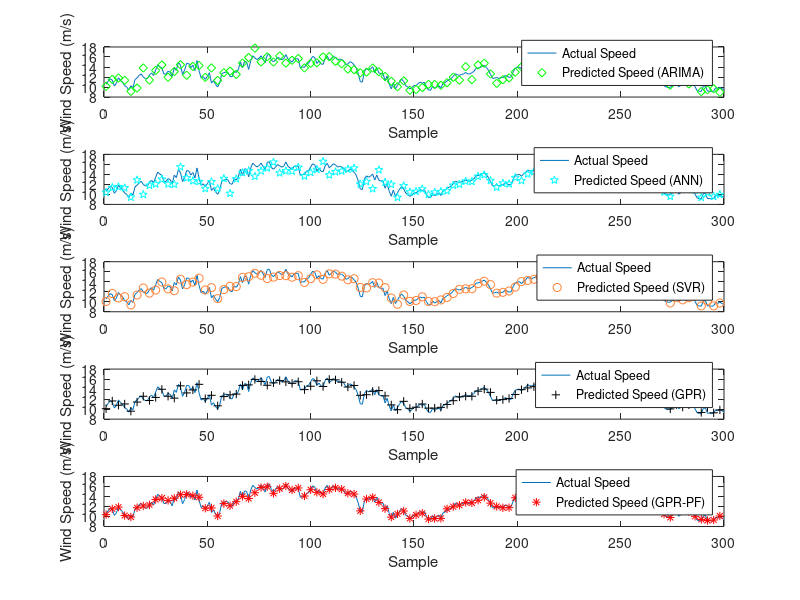

This figure's MATLAB source:
%This file is to generate the plot of trend, error distribution and
%correlation between YtestPaxton speed and predict speed of Blandford by 5
%different methods
clear;
close all;
load('AllResults.mat');
x=1:300;
subplot(5,1,1)
plot(YtestPaxton);                     
hold on
plot( x(1:3:300),Yhat1ARIMAPaxton(1:3:300), 'dg');
xlabel('Sample');
ylabel('Wind Speed (m/s)');
% title('One-step-ahead Wind Speed Prediction in Paxton');
legend('Actual Speed','Predicted Speed (ARIMA)','Location','SouthEast');
hold off
subplot(5,1,2);
plot(YtestPaxton); 
hold on
plot( x(1:3:300),Yhat1ANNPaxton(1:3:300),'pc');
xlabel('Sample');
ylabel('Wind Speed (m/s)');
legend('Actual Speed','Predicted Speed (ANN)','Location','SouthEast');
hold off

subplot(5,1,3);
plot(YtestPaxton); 
hold on
plot( x(1:3:300),Yhat1SVRPaxton(1:3:300),'o','Color',[1 0.5 0.2]);
xlabel('Sample');
ylabel('Wind Speed (m/s)');
legend('Actual Speed','Predicted Speed (SVR)','Location','SouthEast');
hold off

subplot(5,1,4);

plot(YtestPaxton); 
hold on
plot( x(1:3:300),Yhat1GPRPaxton(1:3:300),'+k');
xlabel('Sample');
ylabel('Wind Speed (m/s)');
legend('Actual Speed','Predicted Speed (GPR)','Location','SouthEast');
hold off

subplot(5,1,5);

plot(YtestPaxton); 
hold on
plot( x(1:3:300),Yhat1GPRPFPaxton(1:3:300),'*r');
xlabel('Sample');
ylabel('Wind Speed (m/s)');
legend('Actual Speed','Predicted Speed (GPR-PF)','Location','SouthEast');
hold off